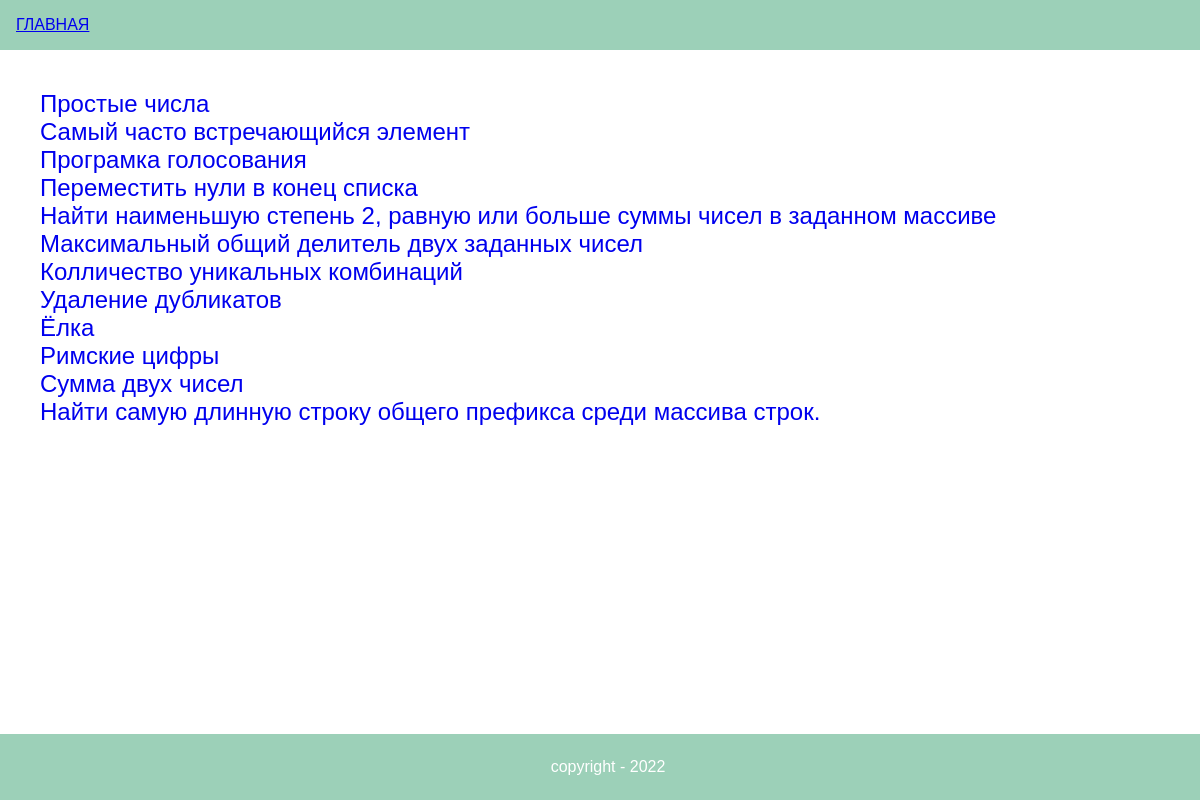
Screenshot of /3/ with the database file from the repository.
### lesson/models.py (models this page shows)
class Question(models.Model):
    question = models.TextField(max_length=100)
    slug = models.SlugField(max_length=100, unique=True, db_index=True, verbose_name='URL')
    answer = models.TextField(null=True, blank=True)
    image = models.ImageField('Фото', upload_to='images/', null=True, blank=True)
    category = models.ForeignKey(Category, on_delete=models.CASCADE)
    def __str__(self):
        return self.question
    class Meta:
        verbose_name = 'Вопрос'
        verbose_name_plural = 'Вопросы'

### lesson/views.py (the view)
# urls.py: path('<int:pk>/', show_category, name='category'),
def show_category(request, pk):
    w = Category.objects.get(pk=pk)
    c = w.question_set.all()
    return render(request, 'lesson/category.html', {'category': c})

### lesson/templates/lesson/category.html (shortened to what this page needs)
{% extends 'lesson/base.html' %}
    {% block content %}
        <div class="main">
            {% for cat in category %}
                <a href="{{pk}}/{{cat.slug}}">{{cat}}</a>
            {% endfor %}
        </div>
    {% endblock %}

### static/css/main.css (style rules this page uses)
body { margin: 0; padding: 0; font-family: sans-serif; }
.main { max-width: 1208px; margin: 0 auto; padding: 40px; display: flex; flex-direction: column; gap: 0rem; }
.main a { font-weight: 500; font-size: 1.5rem; text-decoration: none; }

### rows the page displays
Question: question "Простые числа"
Question: question "Самый часто встречающийся элемент"
Question: question "Програмка голосования"
Question: question "Переместить нули в конец списка"
Question: question "Найти наименьшую степень 2, равную или больше суммы чисел в заданном массиве"
Question: question "Максимальный общий делитель двух заданных чисел"
Question: question "Колличество уникальных комбинаций"
Question: question "Удаление дубликатов"
Question: question "Ёлка"
Question: question "Римские цифры"
Question: question "Сумма двух чисел"
Question: question "Найти самую длинную строку общего префикса среди массива строк."
